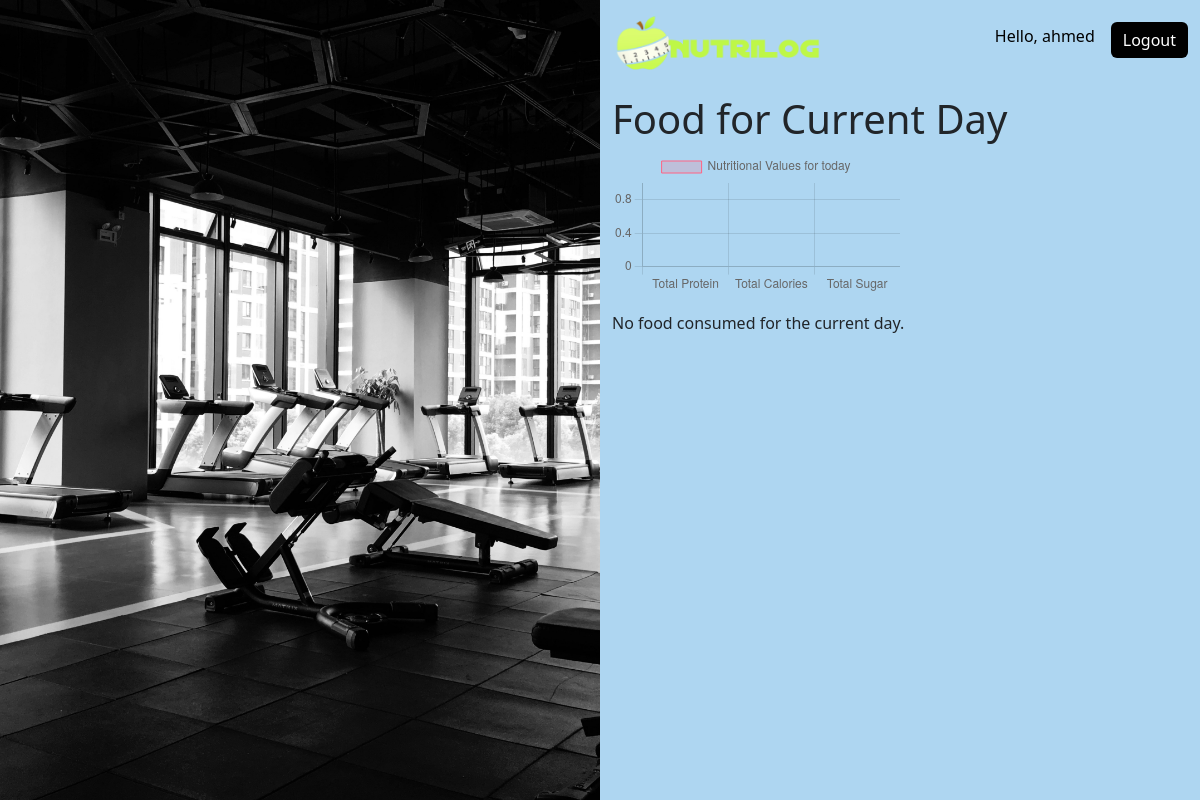
The page /user/profile/ (signed in) on the database as committed earlier.
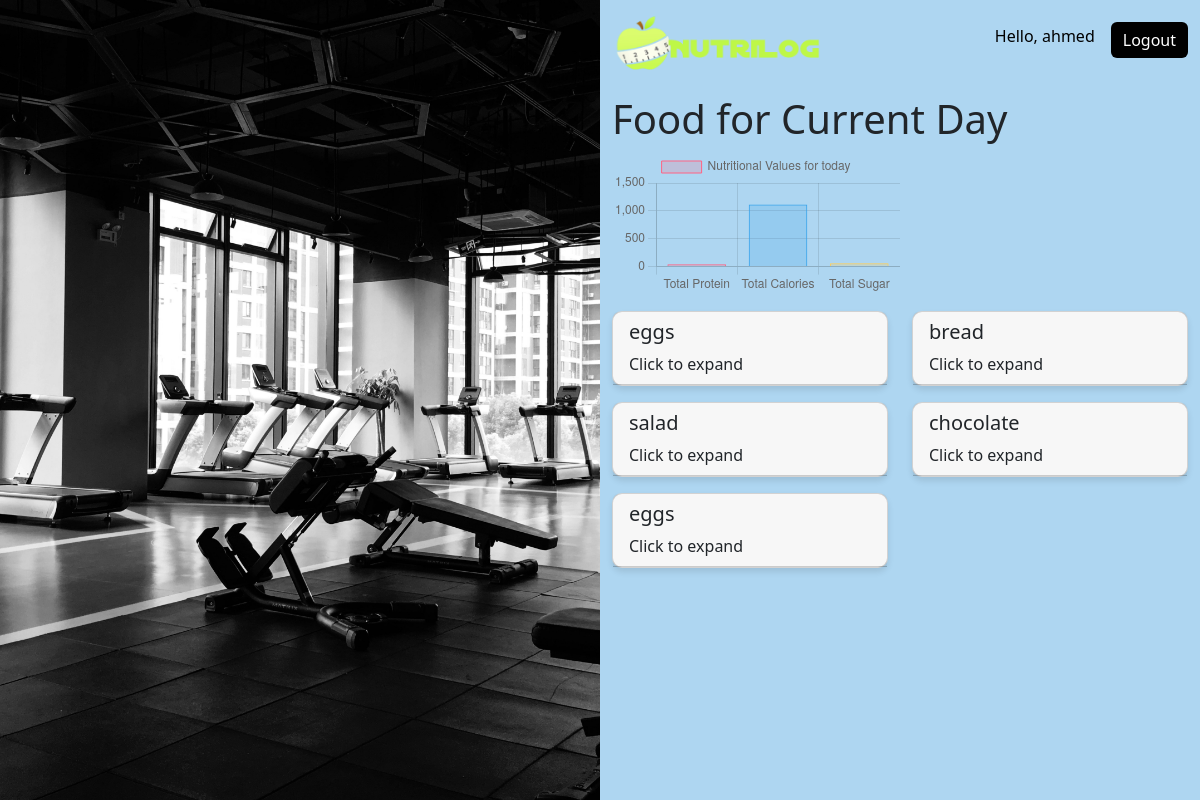
The same page on the database as committed later.
### counter/models.py (models this page shows, shortened)
class CalorieData(models.Model):
    user = models.ForeignKey(User, on_delete=models.CASCADE)
    food_name = models.CharField(max_length=100)
    date = models.DateField()
    calories = models.FloatField()
    carbohydrates_total_g = models.FloatField()
    cholesterol_mg = models.FloatField()
    fat_saturated_g = models.FloatField()
    fat_total_g = models.FloatField()
    fiber_g = models.FloatField()
    potassium_mg = models.FloatField()
    protein_g = models.FloatField()
    sodium_mg = models.FloatField()
    sugar_g = models.FloatField()

### accounts/views.py (the view)
# urls.py: path('profile/', views.profile_view, name='profile_view'),
def profile_view(request):
    user_id = request.user.id
    current_date = timezone.now().date()
    calorie_data = CalorieData.objects.filter(user_id=user_id, date=current_date)
    total_protein = sum(data.protein_g for data in calorie_data)
    total_calories = sum(data.calories for data in calorie_data)
    total_sugar = sum(data.sugar_g for data in calorie_data)
    context = {
        'calorie_data': calorie_data,
        'total_protein': total_protein,
        'total_calories': total_calories,
        'total_sugar': total_sugar
    }
    return render(request, 'profile.html', context)

### accounts/templates/profile.html (shortened to what this page needs)
<!DOCTYPE html>
{% load static %}
<html lang="en">
<head>
    <link href="https://cdn.jsdelivr.net/npm/bootstrap@5.2.0-beta1/dist/css/bootstrap.min.css" rel="stylesheet" />
    <link href="{% static 'style.css' %}" rel="stylesheet" type="text/css" />
</head>
<body>
    <div class="container-fluid">
        <div class="row" style="height: 100vh;">
            <div class="col-md-6 p-0 d-flex align-items-center justify-content-center" style="background-image: url('{% static 'images/profile.jpg' %}'); background-size: cover; background-position: center;">
            </div>
            <div class="col-md-6 d-flex flex-column justify-content-start align-items-stretch" style="background-color: #AED6F1;">
                <div class="d-flex justify-content-between align-items-start mt-3">
                    <div>  <a href="{% url 'home' %}"><img src="{% static 'images/Logo.png' %}" class="img-responsive logo mb-3" /> </a></div>
                    <div class="d-flex align-items-center">
                        {% if user.is_authenticated %}
                            <p class="text-black me-3 mt-2">Hello, {{ user.username }}</p>
                            <form method="POST" action="{% url 'accounts:logout_user' %}">
                                <button type="submit" class="btn btn-primary" style="background-color: black; border: none;">Logout</button>
                            </form>
                        {% endif %}
                    </div>
                </div>
                <h1>Food for Current Day</h1>
                <div class="col-md-6">
                    <canvas id="myChart"></canvas>
                </div>
                <div class="row mt-3">
                    {% if calorie_data %}
                    {% for data in calorie_data %}
                    <div class="col-md-6">
                        <div class="card mb-3">
                            <div class="card-header" data-bs-toggle="collapse" href="#collapse{{ forloop.counter }}">
                                <h5 class="card-title">{{ data.food_name }}</h5>
                                <p class="card-text">Click to expand</p>
                            </div>
                        </div>
                    </div>
                    {% endfor %}
                    {% else %}
                        <p>No food consumed for the current day.</p>
                    {% endif %}
                </div>
            </div>
            </div>
        </div>
    <script>
        // Get the data from Django template variables
        var totalProtein = {{ total_protein }};
        var totalCalories = {{ total_calories }};
        var totalSugar = {{ total_sugar }};
        // Create a bar chart
        var ctx = document.getElementById('myChart').getContext('2d');
        var myChart = new Chart(ctx, {
            type: 'bar',
            data: {
                labels: ['Total Protein', 'Total Calories', 'Total Sugar'],
                datasets: [{
                    label: 'Nutritional Values for today',
                    data: [totalProtein, totalCalories, totalSugar],
                    backgroundColor: [
                        'rgba(255, 99, 132, 0.2)',
                        'rgba(54, 162, 235, 0.2)',
                        'rgba(255, 206, 86, 0.2)'
                    ],
                    borderColor: [
                        'rgba(255, 99, 132, 1)',
                        'rgba(54, 162, 235, 1)',
                        'rgba(255, 206, 86, 1)'
                    ],
                    borderWidth: 1
                }]
            },
            options: {
                scales: {
                    y: {
                        beginAtZero: true
                    }
                }
            }
        });
    </script>
</body>
</html>

### foodie/static/style.css (style rules this page uses)
body { background-color: #f6fbf4; }
.logo { width: 13em; height: 63px; }
h1 { font-weight: 300; }
.logo { position: relative; }
.logo::before { content: ""; position: absolute; top: 0; left: 0; width: 100%; height: 100%; background-color: rgba(0, 0, 0, 0.2); border-radius: inherit; }

### accounts/templates/profile.html (style rules this page uses)
.card { background-color: white; border-radius: 10px; box-shadow: 0 4px 6px rgba(0, 0, 0, 0.1); transition: all 0.3s ease; cursor: pointer; }

Rows that differ between the two databases and show on the page:
added CalorieData: food_name "eggs"
added CalorieData: food_name "bread"
added CalorieData: food_name "salad"
added CalorieData: food_name "chocolate"
added CalorieData: food_name "eggs"
Other text that changed with them:
chart data {{ total_protein }}: 0 → 43.3
chart data {{ total_calories }}: 0 → 1114.0
chart data {{ total_sugar }}: 0 → 60.1
text no longer shown: "No food consumed for the current day."
